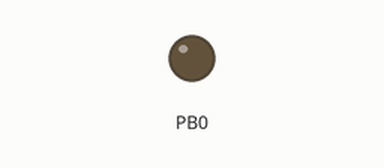
This program was run on a simulated ATmega644, built with avr-gcc and emulated at 1 MHz. Shown: output pins drawn as LEDs (lit = HIGH). Sleep ends after the set time or at an interrupt; what the program prints to the serial monitor is not drawn.

Above: at 1.0 s.
At 3.0 s:
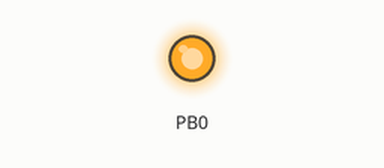
Timing chart, 0 to 5.2 s (numbered marks = the images above):
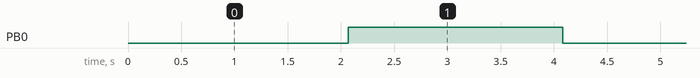

Measured:
- by itself, PB0: alternates HIGH for 2.0 s and LOW for 2.0 s

The program:

main.c
```c
//
// Created by Justin on 11/3/15.
//

#include "main.h"
void blink();

int main() {
    printf("Initializing...\n");

    timer_init();
    uart_init();

    printf("Done Initializing!\n");
    // init led pin as out
    LED_PORT_DIR = 1;

    // repeat task every 2 seconds forever
    repeated(blink, NULL, 2000, 1);

    // run tasks, sleep, run tasks, sleep, forever
    while (1) {
        run_tasks();
        sleep_mode();
        sleep_cpu();
    }

    return 0;
}

void blink() {
    TOGGLE(LED_PORT, LED_PIN);
}
```

tasks.c
```c
//
// Created by Justin on 11/3/15.
//

#include "tasks.h"

#ifndef TASK_STACK_SIZE
#define TASK_STACK_SIZE 50
#endif


void shift();

void print_tasks();

Task stack[TASK_STACK_SIZE];
int stack_index = 0;

void run_tasks() {
    int i;

    for (i = 0; i < TASK_STACK_SIZE; i++) {
        if (stack[i].next != 0 && stack[i].next <= millis()) {

            // call task function
            (*stack[i].callee)(stack[i].args);

            // check if repeat is necessary
            if (stack[i].repeat != 0) {
                stack[i].next = millis() + stack[i].interval;
            } else {
                stack[i].next = 0;
            }
        }
    }
    shift();
}

void print_tasks() {
    int i;

    printf("[");
    for (i = 0; i < TASK_STACK_SIZE; i++) {
        printf("%lu", stack[i].next);

        if (i < TASK_STACK_SIZE - 1) {
            printf(", ");
        }
    }
    printf("]\n");
}

Task delayed(void (*callee), void(*args), unsigned int interval) {
    return repeated(callee, args, interval, 0);
}

Task repeated(void (*callee), void(*args), unsigned int interval, unsigned char repeat) {
    printf("Task created.\n");

    stack[stack_index++] = (Task) {
            .callee=callee,
            .next=millis() + interval,
            .interval=interval,
            .repeat=repeat,
            .args=args
    };

    return stack[stack_index - 1];
}

void shift() {
    int i, j = 0;

    for (i = 0; i < TASK_STACK_SIZE - 1; i++) {
        if (stack[i].next == 0) {

            // pull j ahead of i if necessary
            if (j <= i) {
                j = i + 1;
            }

            // move j to next task
            while (j < TASK_STACK_SIZE - 1) {
                j++;
            }

            // swap tasks
            if (stack[j].next != 0) {
                printf("Replacing Task #%d with #%d.\n", i, j);

                // swap
                Task temp = stack[i];
                stack[i] = stack[j];
                stack[j] = temp;

            }
            else {
                // no more tasks to swap
                stack_index = i;
                return;
            }
        }
    }
}
```

tasks.h
```c
//
// Created by Justin on 11/3/15.
//

#ifndef FRAMEWORK_TASKS_H
#define FRAMEWORK_TASKS_H

#ifndef FRAMEWORK_TIMER_H
#include "timer.h"
#endif

#ifndef _AVR_SLEEP_H
#include <avr/sleep.h>
#endif

typedef struct Task {
    unsigned int interval; // in milliseconds
    unsigned char repeat;
    unsigned long next;
    void (*callee) ();
    void *args;
} Task;

Task delayed(void (*callee), void(*args), unsigned int interval);

Task repeated(void (*callee), void(*args), unsigned int interval, unsigned char repeat);

void run_tasks();
void print_tasks();

#endif //FRAMEWORK_TASKS_H
```

timer.c
```c
#include "timer.h"

#define CYCLES_PER_MICROSECOND ( F_CPU / 1000000L )
#define PRESCALER_TICKS 64
//#define PRESCALER_TICKS 8
#define PRESCALER_BIT_PATTERN (1 << CS00 | 1 << CS01)
//#define PRESCALER_BIT_PATTERN (1 << CS01)
#define TIMER0_INTERRUPT_BIT_PATTERN (1 << TOIE0)
#define TIMER0_OVF_VALUE 256
#define MICROSECONDS_PER_TIMER0_OVF (PRESCALER_TICKS * TIMER0_OVF_VALUE / CYCLES_PER_MICROSECOND)
#define US_IN_MS 1000
#define TIMER_TASK_LIMIT 100

volatile long _millis = 0;
volatile long _micros = 0;


/*
 * Overflow Interrupt Handler
 */
ISR (TIMER0_OVF_vect) {
        // increment millis and micros with portion of interval
        _millis += MICROSECONDS_PER_TIMER0_OVF / US_IN_MS;
        _micros += MICROSECONDS_PER_TIMER0_OVF % US_IN_MS;

        // convert micros to millis as necessary
        while (_micros >= US_IN_MS) {
            _millis++;
            _micros -= US_IN_MS;
        }
}

/*
 * Initialization of timers for functionality of millis().
 */
void timer_init() {
    TCCR0B |= PRESCALER_BIT_PATTERN;
    TIMSK0 |= TIMER0_INTERRUPT_BIT_PATTERN;
    sei();
}

/*
 * Milliseconds since initialization of timer. Overflows at
 */
long millis() {
    long m;

    // could be ATOMIC_FORCEON is certain interrupts are enabled
    ATOMIC_BLOCK(ATOMIC_RESTORESTATE) {
        m = _millis;
    }
    return m;
}
```

timer.h
```c
/*
 * Author: Justin Poehnelt
 *
 * Provides millis() implementation using timer0 interrupt overflow.
 *
 * millis() will overflow in 49.7 days.
 *
 * Note: With F_CPU of 1000000, implementation lags 1 second per three minutes.
 *
 */

#ifndef PROJECTS_TIMER_H
#define PROJECTS_TIMER_H

#ifndef _AVR_INTERRUPT_H
#include <avr/interrupt.h>
#endif
#include <avr/io.h>

#include <util/atomic.h>

#ifndef _AVR_IO_H
#include <avr/io.h>
#endif

void timer_init();

long millis();

#endif //PROJECTS_TIMER_H
```

uart.c
```c
/*
 * Code provided by Ryan Middleton
 * CS499 Embedded Systems
 */

#include "uart.h"

void uart_init() {
    //These are the 2 lines of "magic" to enable stdio functions to work over UART
    static FILE uart_stream = FDEV_SETUP_STREAM(uart_tx, uart_rx, _FDEV_SETUP_RW);
    stdout = stdin = &uart_stream;

    //Put baud rate into baud rate register
    UBRR0H = (BAUD_FREQ >> 8);
    UBRR0L = BAUD_FREQ;

    //Configure the receiver and transmitter to be enabled and to use 8-bit
    //byte format
    UCSR0B |= (1 << TXEN0) | (1 << RXEN0);
    UCSR0C |= (1 << UCSZ00) | (1 << UCSZ01);
}

//Transmit a char over UART
void uart_tx(char data) {
    while (!(UCSR0A & (1 << UDRE0))); //Wait for previous transmission to finish
    UDR0 = data;
}

//Receive a char over UART
char uart_rx() {
    while (!(UCSR0A & (1 << RXC0))); //Wait until a full char has been received
    return UDR0;
}

//Read up to max_len bytes from UART into buffer. Stop if receive \r or \n and
//echo back every received byte so that it will display in the terminal window
void scanUART(char *buffer, int max_len) {
    int i;
    for (i = 0; i < max_len; i++) {
        buffer[i] = uart_rx();    //receive next byte
        uart_tx(buffer[i]);          //echo back byte
        if (buffer[i] == '\n' || buffer[i] == '\r') {
            break;//stop receiving if user pressed enter
        }
    }
    buffer[i] = '\0';  //overwrite last (usually new line char) with null-terminating char

}

//Print a string (with len chars) over UART
void printUART(char *str, int len) {
    int i = 0;
    for (i = 0; i < len; i++) uart_tx(str[i]);
}
```

uart.h
```c
/*
 * Code provided by Ryan Middleton
 * CS499 Embedded Systems
 */

#ifndef FRAMEWORK_UART_H
#define FRAMEWORK_UART_H

#include <stdio.h>

#ifndef F_CPU
#error F_CPU must be defined
#else
#define BAUD_FREQ ((F_CPU + BAUD * 8L) / (BAUD * 16L) - 1)
#endif

#ifndef BAUD
#define BAUD  4800
#endif

#ifndef   _AVR_IO_H_
#include  <avr/io.h>

#endif

void uart_init();

void uart_tx(char);

char uart_rx();

void scanUART(char *buffer, int max_len);

void printUART(char *str, int len);

#endif //FRAMEWORK_UART_H
```

main.h
```c
//
// Created by Justin on 11/3/15.
//

// System Settings
#include "system.h"

// Standard includes
#include <stdlib.h>
#include <stdio.h>

// AVR includes
#include <avr/io.h>
#include <util/delay.h>
#include <avr/interrupt.h>
//#include <avr/eeprom.h>
//#include <avr/pgmspace.h>
#include <avr/sleep.h>
//#include <avr/wdt.h>
//#include <avr/power.h>

// Modules
#include "framework/uart.h"
#include "framework/timer.h"
#include "framework/tasks.h"
//#include "macros.h"
```

system.h
```c
//
// Created by Justin on 11/3/15.
//

#ifndef PROJECTS_SYSTEM_H
#define PROJECTS_SYSTEM_H


#define LED_PORT_DIR DDRB
#define LED_PORT PORTB
#define LED_PIN 0x01
#define TOGGLE(PORT, PIN) (PORT ^= PIN)

#endif //PROJECTS_SYSTEM_H
```
